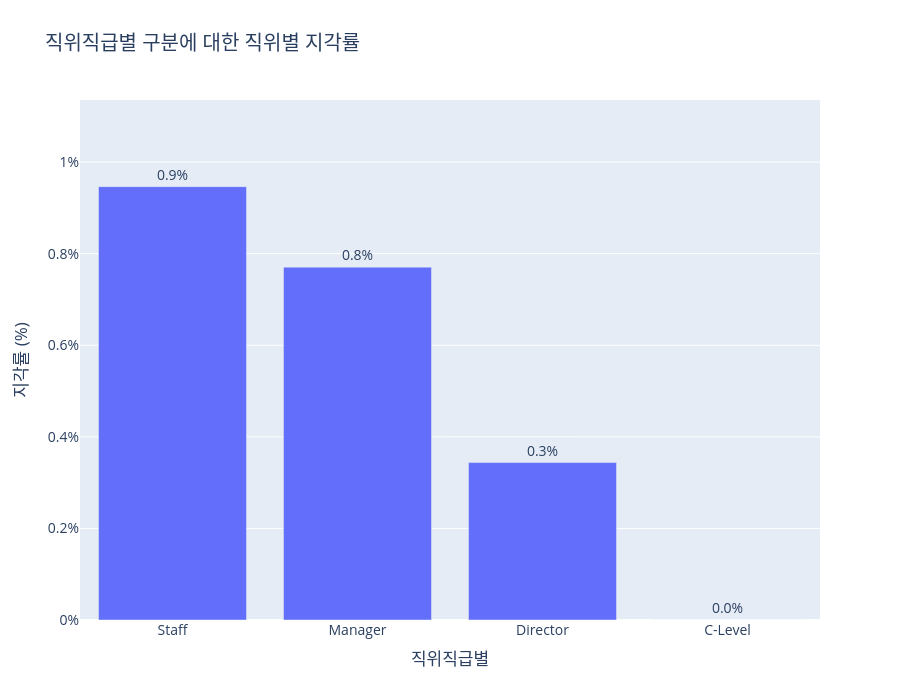

Notebook source saved alongside this figure:
### Code cell
# 2. 필요한 모듈 임포트
import pandas as pd
import plotly.graph_objects as go
import plotly.io as pio
from IPython.display import display

from services.data_preparer import prepare_proposal_14_data
from services.proposal_views.proposal_14_view import create_figure_and_df

# --- 테스트 실행 ---

# 1. app.py의 역할 (1): 데이터 준비 함수를 호출하여 필요한 데이터를 미리 로드합니다.
print("Step 1: `data_preparer`를 통해 분석용 데이터와 순서 정보를 준비합니다...")
# 글로벌 필터는 모두 기본값('전체')으로 호출
data_bundle = prepare_proposal_14_data() 
analysis_df = data_bundle.get("analysis_df", pd.DataFrame())
order_map = data_bundle.get("order_map", {})
print(" -> 데이터 준비 완료!")


# 2. app.py의 역할 (2): 사용자가 Streamlit 위젯을 통해 필터를 선택했다고 가정합니다.

# 2-1. app.py에 있을 차원 설정(Dimension Config) 정의
DIMENSION_CONFIG = {
    '부서별': {'type': 'hierarchical', 'top': 'DIVISION_NAME', 'sub': 'OFFICE_NAME'},
    '직무별': {'type': 'hierarchical', 'top': 'JOB_L1_NAME', 'sub': 'JOB_L2_NAME'},
    '직위직급별': {'type': 'flat', 'col': 'POSITION_NAME'},
    '성별': {'type': 'flat', 'col': 'GENDER'},
    '연령별': {'type': 'flat', 'col': 'AGE_BIN'},
    '경력연차별': {'type': 'flat', 'col': 'CAREER_BIN'},
    '연봉구간별': {'type': 'flat', 'col': 'SALARY_BIN'},
    '지역별': {'type': 'flat', 'col': 'REGION_CATEGORY'},
    '계약별': {'type': 'flat', 'col': 'CONT_CATEGORY'}
}

# 2-2. 사용자 선택 시뮬레이션
# ----- 테스트하고 싶은 값으로 변경 -----
selected_dimension_ui = '직위직급별'
drilldown_selection = '전체'
# -----------------------------------

print(f"Step 2: 사용자가 '{selected_dimension_ui}' 차원을, '{drilldown_selection}' 그룹으로 보기를 선택했습니다.")


# 3. app.py의 역할 (3): view 함수에 준비된 모든 데이터와 필터 값을 전달하여 결과물 생성
print("Step 3: `view` 모듈을 호출하여 그래프와 요약 테이블을 생성합니다...")
if not analysis_df.empty:
    fig, aggregate_df = create_figure_and_df(
        data_bundle=data_bundle, 
        dimension_ui_name=selected_dimension_ui, 
        drilldown_selection=drilldown_selection,
        dimension_config=DIMENSION_CONFIG,
        order_map=order_map
    )
    print(" -> 생성 완료!")
else:
    print(" -> 분석할 데이터가 없어 빈 결과물을 생성합니다.")
    fig, aggregate_df = go.Figure(), pd.DataFrame()


# --- 결과 확인 ---

# 4. ipynb에서 생성된 그래프를 확인합니다.
print("\n--- [결과 1] 생성된 Plotly 그래프 ---")
# pio.renderers.default = 'vscode' 
fig.show()

# 5. ipynb에서 생성된 요약 테이블(aggregate_df)을 확인합니다.
print(f"\n--- [결과 2] 생성된 요약 테이블 ---")
display(aggregate_df)

### Figure 1 — Plotly figure (JSON) as saved in the notebook; plotly's stock layout.template omitted (floating-point values rounded to 4 significant figures)
{"data": [{"text": ["0.0%", "0.3%", "0.8%", "0.9%"], "textposition": "outside", "type": "bar", "x": ["C-Level", "Director", "Manager", "Staff"], "y": [0.0, 0.3438, 0.7707, 0.9464]}], "layout": {"barmode": "group", "font": {"size": 14}, "height": 700, "legend": {"title": {"text": "직위"}}, "title": {"text": "직위직급별 구분에 대한 직위별 지각률"}, "xaxis": {"categoryarray": ["Staff", "Manager", "Director", "C-Level"], "categoryorder": "array", "title": {"text": "직위직급별"}}, "yaxis": {"range": [0, 1.136], "ticksuffix": "%", "title": {"text": "지각률 (%)"}}}}
